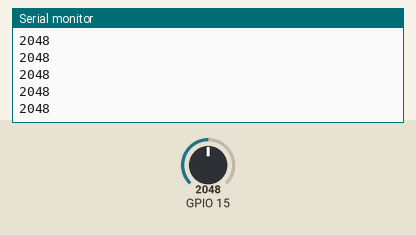
The sketch below on a simulated ESP32. Shown: the last lines printed to the serial monitor. The inputs (shaded band) are chosen by the test bench; at power-on: GPIO 15 = 2048.

Above: at 1.2 s.
1.3 s: GPIO 15 set to 2866
At 1.31 s:
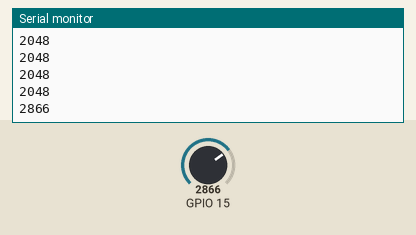
2.8 s: GPIO 15 set to 3603
At 2.81 s:
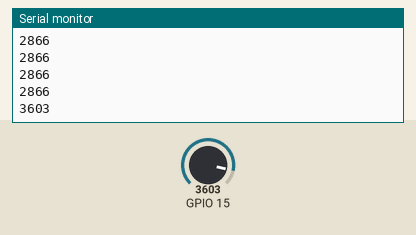
Timing chart, 0 to 5.8 s (numbered marks = the images above; inputs shaded):
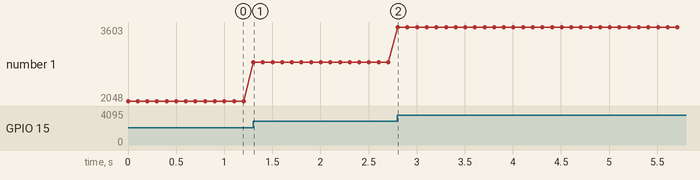

Measured:
- after the input at 1.3 s, the serial monitor: prints a new line at once (image 1)
- after the input at 2.8 s, the serial monitor: prints a new line at once (image 2)
- plotted number 1: 2048 → 2866 after the input at 1.3 s, 2866 → 3603 after the input at 2.8 s

The sketch:

EX7_SOIL_SENSOR.ino
```cpp
void setup() {
  Serial.begin(115200);            //ตั้งค่าพอร์ตคอนโซล
}

void loop() {

  int value = analogRead(15);     //อ่านค่าความชื้นดิน
  Serial.println(value);          //แสดงผลค่าความชื้นดินบนคอนโซล
  delay(100);                    //รอ 1 วินาที

}
```
